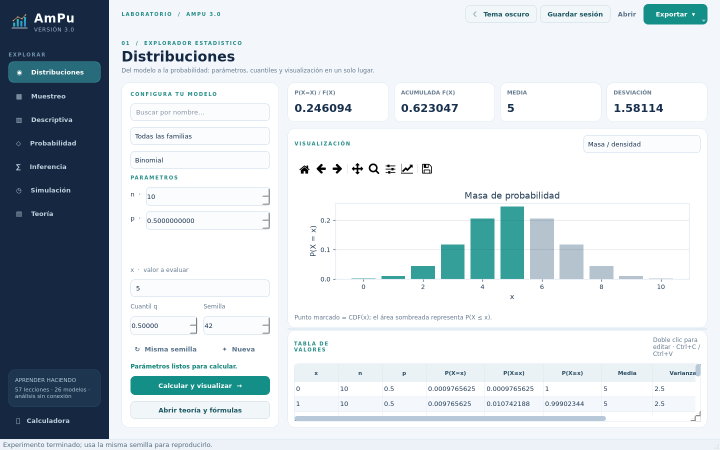
#> input picture AmPu 3.0/docs/capturas/01_distribuciones_claro.png, 1440 x 900 px (shown at 1/2 size)
$ python -i benchmark_ui.py   (imports and definitions only)
#> lines starting #> are read from the running program, lines starting #| are printed output that depends on the picture
### AmPu 3.0/verificacion/pruebas/_comun.py
"""Utilidades compartidas por los scripts de verificación de AmPu 3.0.

Este módulo no forma parte del producto: solo lo usan los scripts de
``verificacion/pruebas``. No crea ventanas ni modifica la aplicación.

Convenciones de salida (todas las herramientas escriben el mismo sobre):
    {
      "herramienta": str, "version_esquema": 1, "generado": ISO-8601,
      "entorno": {...}, "opciones": {...},
      "resultados": [ {...}, ... ],
      "metricas": [...],            # serie de mediciones (rendimiento)
      "resumen": {"total": int, "pasan": int, "fallan": int, "omitidas": int,
                  "veredicto": "CORRECTO" | "FALLA" | "INCOMPLETO"}
    }
"""

from __future__ import annotations

import json
import math
import os
import platform
import statistics
import sys
import time
from datetime import datetime, timezone
from pathlib import Path
from typing import Any, Callable, Sequence

RAIZ = Path(__file__).resolve().parents[2]  # .../AmPu 3.0


def preparar_import() -> Path:
    """Permite ejecutar los scripts sin instalar el paquete (``src`` en el path)."""
    origen = str(RAIZ / "src")
    if origen not in sys.path:
        sys.path.insert(0, origen)
    return RAIZ


def ahora() -> str:
    return datetime.now(timezone.utc).astimezone().isoformat(timespec="seconds")


# [134 lines left out: functions _json_seguro, guardar_json, memoria_mb, _memoria_total_mb, entorno, not called in this run]


class Revisor:
    """Acumula comprobaciones con su tolerancia y su veredicto."""

    # [80 lines left out: functions __init__, registrar, cerca, _casi, verdadero, lanza, not called in this run]

    def omitir(self, identificador: str, categoria: str, descripcion: str, motivo: str) -> None:
        self.registrar(identificador, categoria, descripcion, pasa=True, omitida=True, notas=motivo)

    # ------------------------------------------------------------- mediciones
    # [50 lines left out: functions medir, resumen, documento, buscar_arbol, not called in this run]

### AmPu 3.0/verificacion/pruebas/benchmark_ui.py
"""Verificación reproducible de la interfaz Dear PyGui de AmPu 3.0.

``--plataforma offscreen`` crea un contexto real sin viewport y comprueba vistas,
cálculos, temas, exportaciones y sesión. No afirma haber renderizado píxeles.
``--plataforma native`` además abre el viewport y captura cada vista y tema.

Ejemplos:
    python verificacion/pruebas/benchmark_ui.py --plataforma offscreen \
        --salida datos/ui_offscreen.json --capturas capturas/offscreen
    python verificacion/pruebas/benchmark_ui.py --plataforma native \
        --salida datos/ui_nativo.json --capturas capturas --exportaciones exportaciones

Código de salida: 0 si no hay fallos; 1 si alguna comprobación falla. Las capturas
omitidas en modo sin viewport se registran explícitamente como INCOMPLETO visual.
"""

from __future__ import annotations

import argparse
import json
import time
from pathlib import Path

import _comun  # noqa: E402

RAIZ = _comun.preparar_import()
VISTAS = ["distribuciones", "muestreo", "descriptiva", "probabilidad", "inferencia", "simulacion"]
TEMAS = ["claro", "oscuro"]


def _huella_y_estadisticas(ruta: Path) -> dict:
    """aHash y luminancia de la captura real; no sustituye inspección humana."""
    import numpy as np
    from PIL import Image

    with Image.open(ruta) as original:
#> original is the input picture: PIL image 1440x900 RGB; mean R, G, B 206.5, 214.8, 220.2
        imagen = original.convert("RGB")
        grises = imagen.convert("L").resize((8, 8), Image.Resampling.LANCZOS)
        pixeles = np.asarray(grises, dtype=float)
        bits = "".join("1" if valor >= pixeles.mean() else "0" for valor in pixeles.ravel())
        muestra = np.asarray(imagen.resize((160, 120)), dtype=float) / 255.0
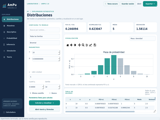
#> muestra: shape (120, 160, 3) float64; mean R, G, B 0.809, 0.842, 0.863
        lineal = np.where(muestra <= .04045, muestra / 12.92, ((muestra + .055) / 1.055) ** 2.4)
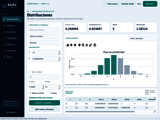
#> lineal: shape (120, 160, 3) float64; mean R, G, B 0.75, 0.782, 0.802
        luminancia = lineal @ np.array([.2126, .7152, .0722])
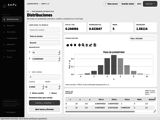
#> luminancia: shape (120, 160) float64; min 0.00857, max 1, mean 0.777
        return {"px": list(imagen.size), "ahash": f"{int(bits, 2):016x}",
                "luminancia_media": round(float(luminancia.mean()), 4),
                "colores_muestreados": int(len(np.unique(muestra.reshape(-1, 3), axis=0)))}


def _distancia(a: str, b: str) -> int:
    return bin(int(a, 16) ^ int(b, 16)).count("1")


# [187 lines left out: function main, not called in this run]


# [2 lines not run here, left out]

>>> result = _huella_y_estadisticas('../../docs/capturas/01_distribuciones_claro.png')
#> result = {'px': [1440, 900], 'ahash': '3f3f3f3f3b3f3f3f', 'luminancia_media': 0.777, 'colores_muestreados': 1794}
